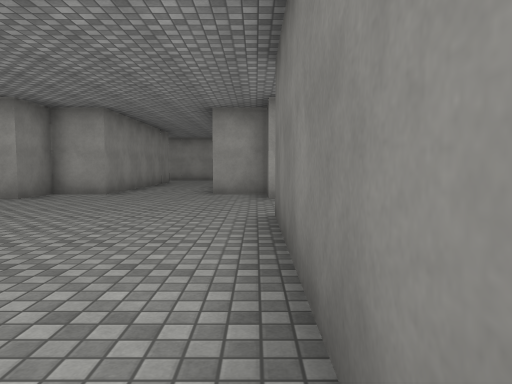
View 1 (above)

24 first-person views from a walk through a 3-D level made in the Unity game engine. The camera is 1.3 m above the floor, tilts 4° down and sees 70° across. The floor is counted in squares, 2 m on a side. Each view is taken from the middle of a square. On the plan, view 1 faces up. The plan holds only what a view shows up to about 11 squares ahead; the rest is blank. Surface patterns are stand-ins for the level's own textures.

View 2
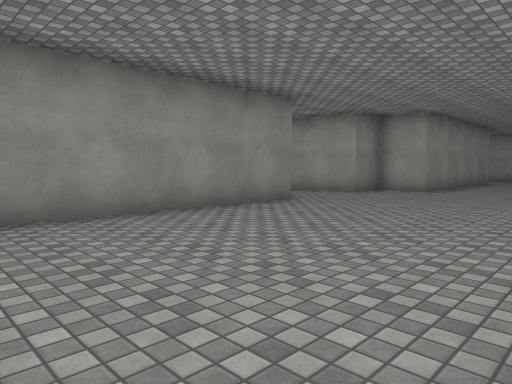

View 3
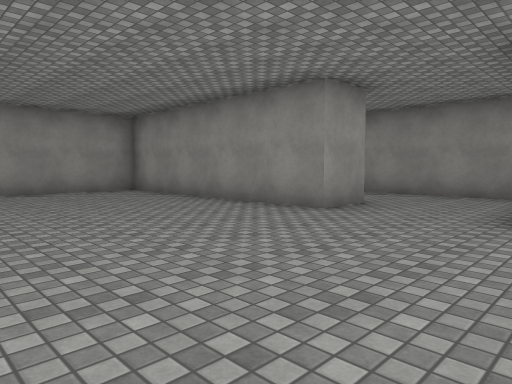

View 4
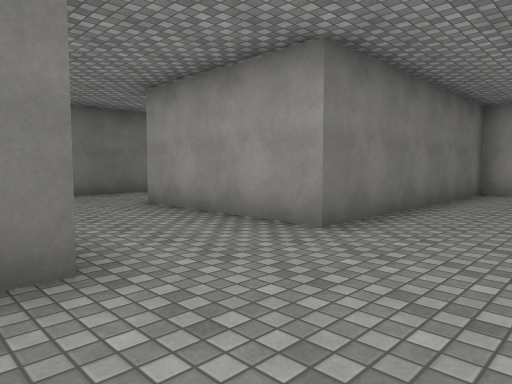

View 5
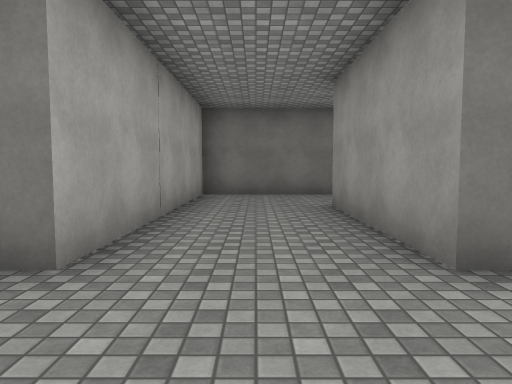

View 6
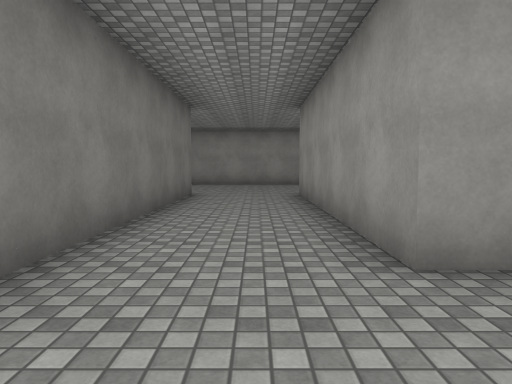

View 7
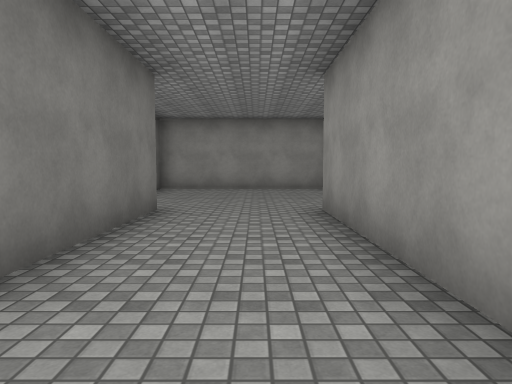

View 8
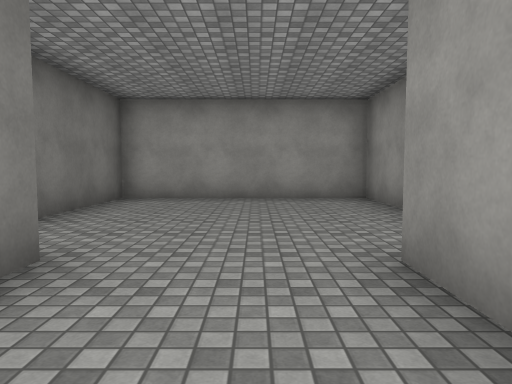

View 9
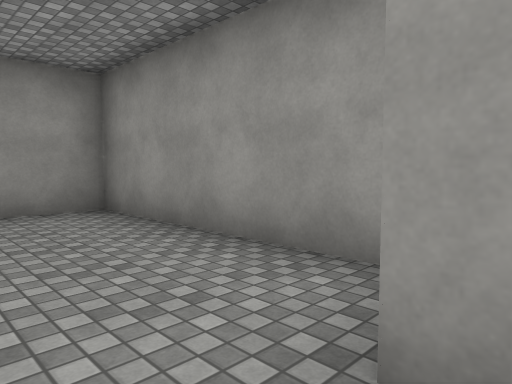

View 10
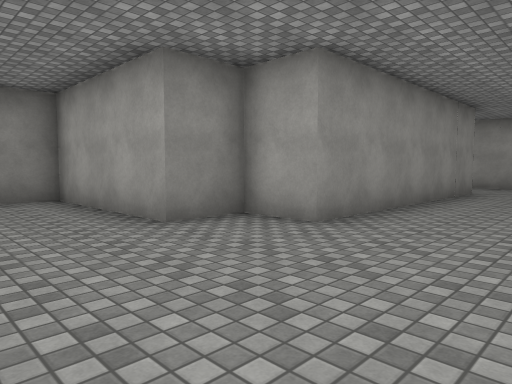

View 11
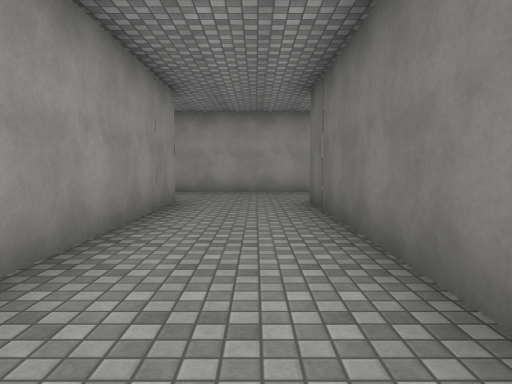

View 12
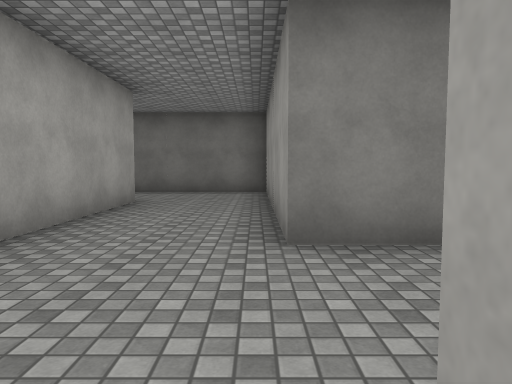

View 13
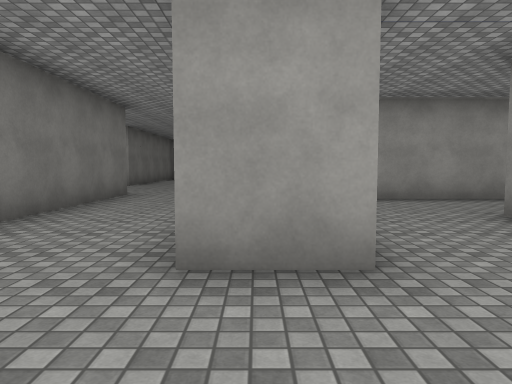

View 14
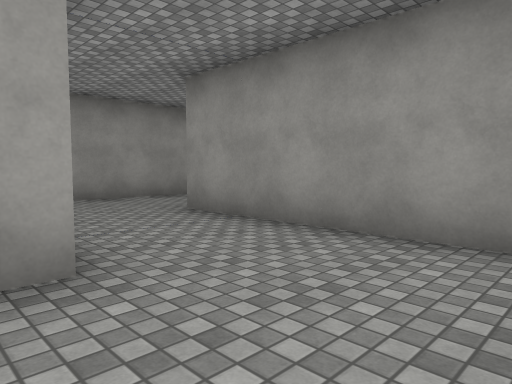

View 15
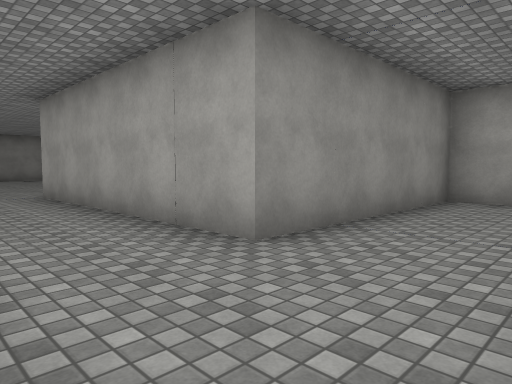

View 16
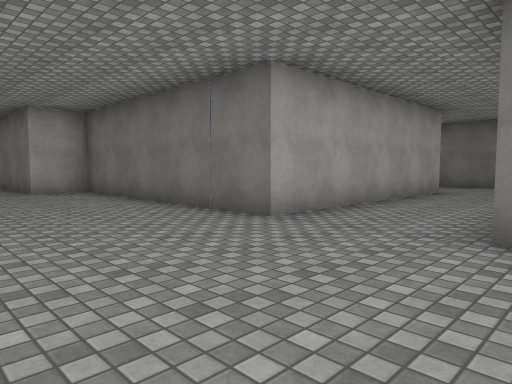

View 17
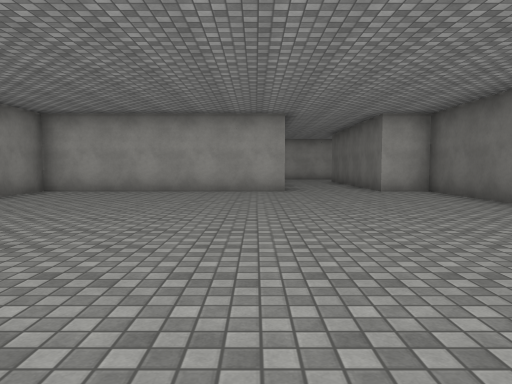

View 18
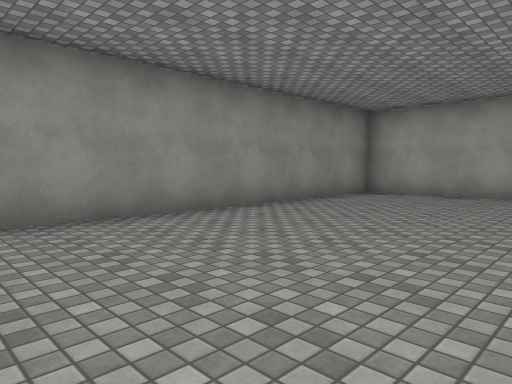

View 19
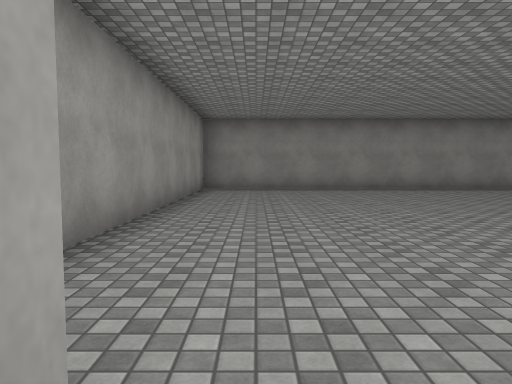

View 20
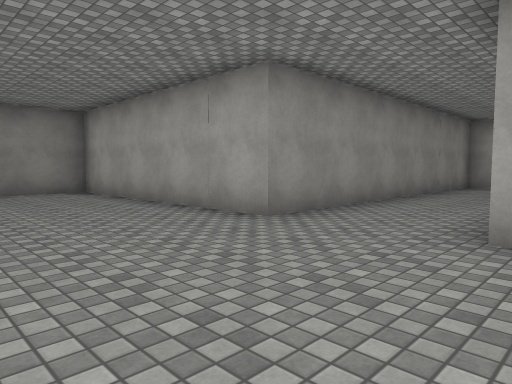

View 21
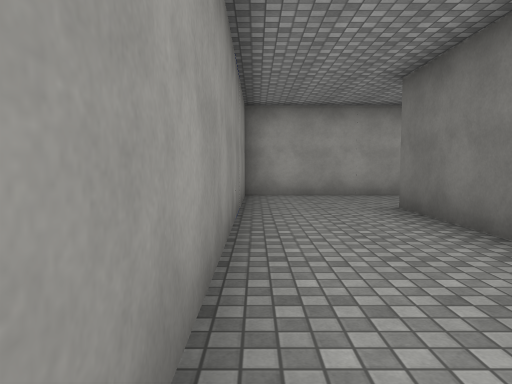

View 22
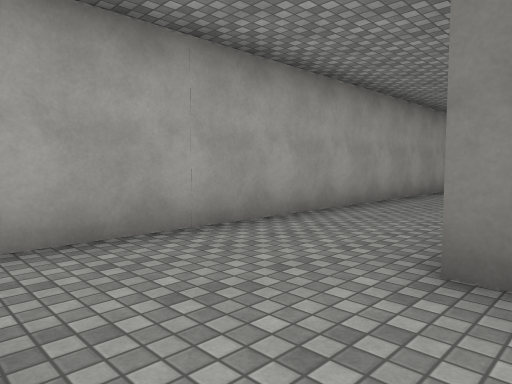

View 23
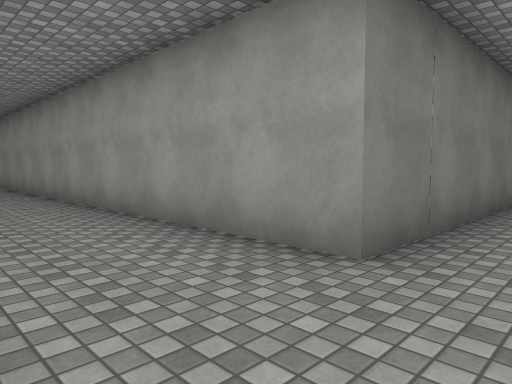

View 24
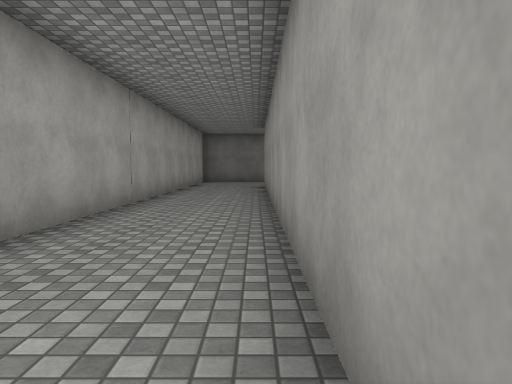

### Floor plan
Points are (right, up) in squares from view 1. A wall is a line through its corners. A room is listed if a view was taken in it or the views show most of it. See-through windows are left out.
Room 1 (views 1, 2, 3, 4, 5, 6, 7, 8, 9, 10, 11)
walls: (0.2, 8.5) (-1, 8.5); (-4.7, 7.2) (-8.5, 7.2) (-8.5, 3.4); (-6, 4.7) (-4.7, 4.7) (-4.7, -1.5) (0.3, -1.5) (0.3, 4.7) (4, 4.7) (4, -1.5); (6.5, -1.5) (6.5, 7.2) (0.3, 7.2) (0.3, 8.2)
ways out: opening at (-3, 8) to room 2; opening at (-7.5, 3.5); opening at (5.5, -1.5)
Room 2 (views 12, 13, 14, 15, 16, 17, 18, 19, 20, 21, 22, 23, 24)
walls: (-6.2, 17.2) (-7.3, 17.2) (-7.3, 12.2) (-13.5, 12.2) (-13.5, 18.5) (-14.8, 18.5) (-14.8, 24.7) (0.4, 24.7); (-4.9, 14.7) (-3.5, 14.7) (-3.5, 8.5) (-4.7, 8.5) (-4.7, 7.2); (-4.7, 11.5) (-4.7, 12.4); (-9, 9.7) (-6.4, 9.7); (2.8, 17.2) (-4.1, 17.2); (-1, 8.5) (-1, 14.7) (4.6, 14.7); (5.2, 14.6) (5.2, 18.1); (1, 27.2) (-17.3, 27.2) (-17.3, 18.5) (-23.5, 18.5) (-23.5, 8.5) (-15.8, 8.5)
ways out: opening at (-3, 8) to room 1

Positions as (right, up) in squares from view 1, and headings:
1: (0, 0), facing up
2: (0, -1), facing up-left
3: (0, 8), facing down-left
4: (-2, 8), facing down-right
5: (-2, 6), facing right
6: (5, 7), facing down
7: (5, 4), facing down
8: (5, 1), facing down
9: (5, -1), facing down-left
10: (-1, 5), facing up-left
11: (-2, 8), facing up
12: (-4, 15), facing right
13: (-4, 17), facing down
14: (-4, 17), facing down-left
15: (-5, 10), facing up-left
16: (-17, 9), facing up-right
17: (-18, 9), facing up
18: (-19, 10), facing up-left
19: (-13, 10), facing left
20: (-14, 15), facing up-left
21: (-17, 19), facing up
22: (-17, 24), facing up-right
23: (-16, 27), facing down-right
24: (-10, 25), facing right
